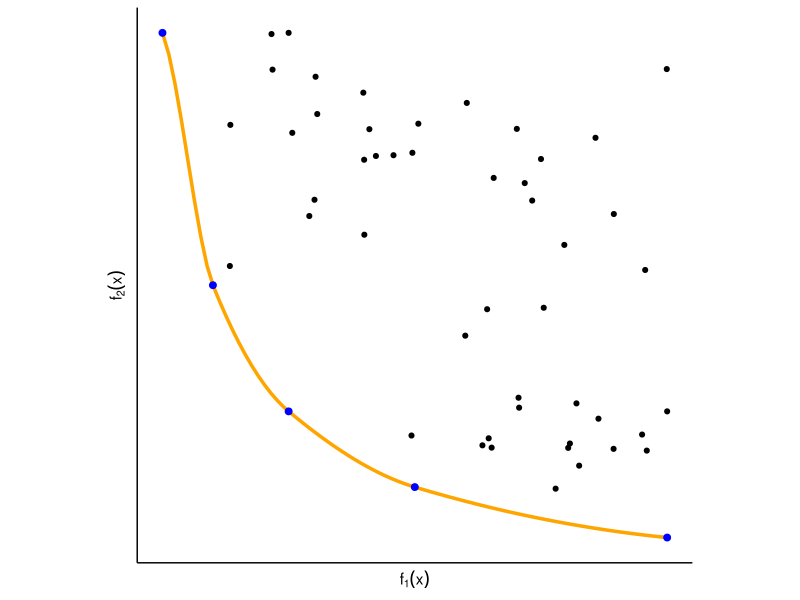

This chart was generated by the following R code:
library("ggplot2")
x = c(18,12,25,15,22,20,10,30,15,30)
y = c(22,20,25,15,18,12,30,10,30,15)
front = c(7,2,4,6,8)
points = data.frame(x = x, y = y)
pts = data.frame(x = runif(50,10,30), y = runif(50,10,30))
pts = pts[pts$y > approx(points$x[front], points$y[front], xout = pts$x)$y,]
points = rbind(points,pts)
ggplot(data = points, aes(x = x, y = y, group = 1)) +
  geom_smooth(data = points[front, c("x","y")], color = "orange", size = 1.2) + 
  geom_point(data = points[front, c("x","y")], color = "blue", size = 2) +
  geom_point(data = points[-front, c("x","y")], size = 1.4) + theme_bw() +
  labs(x = expression(f[1](x)), y = expression(f[2](x))) +
  coord_fixed(ratio = 1) +
  theme(panel.border = element_blank(),
        panel.grid.major = element_blank(), panel.grid.minor = element_blank(),
        axis.text.x = element_blank(), axis.ticks.x = element_blank(),
        axis.text.y = element_blank(), axis.ticks.y = element_blank(),
        axis.line = element_line(color = "black"))